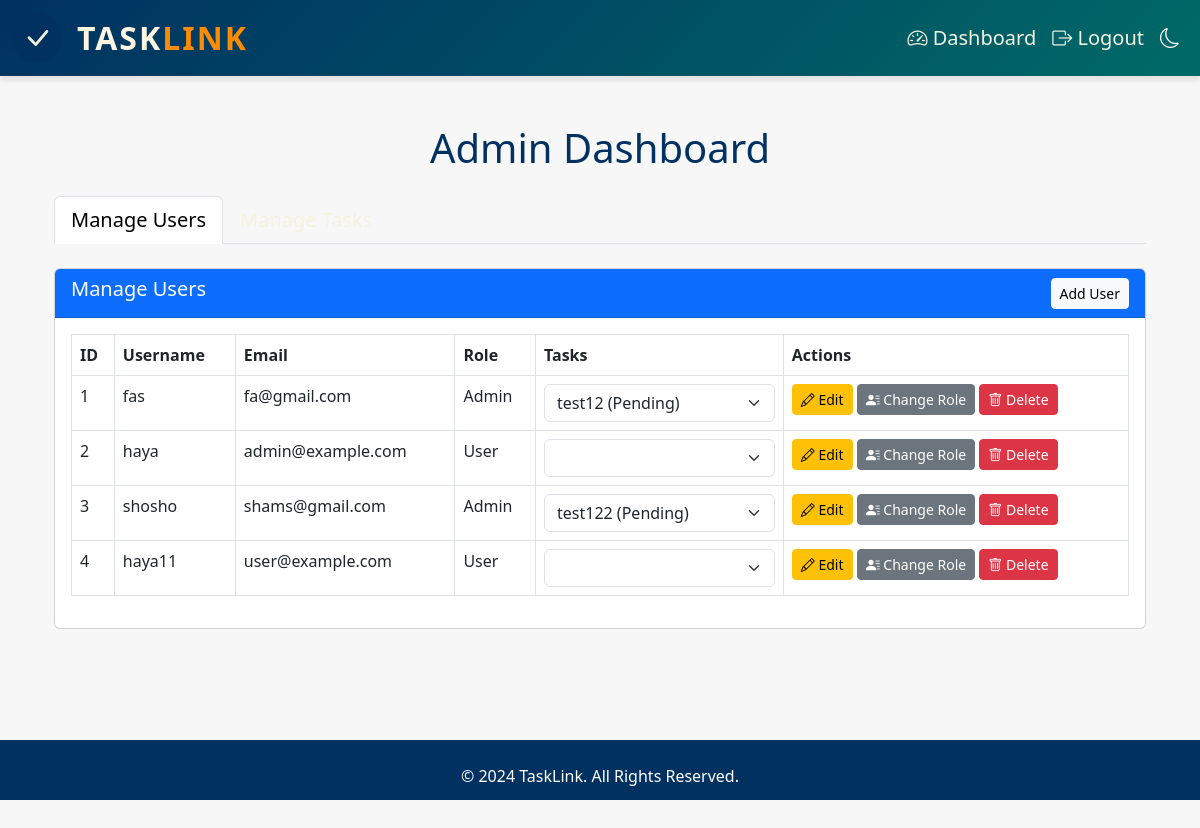
Page /admin_dashboard (signed in) on the committed database.
### tables this page shows
CREATE TABLE users (
        id INTEGER PRIMARY KEY AUTOINCREMENT,
        username TEXT UNIQUE NOT NULL,
        email TEXT UNIQUE NOT NULL,
        password TEXT NOT NULL,
        role TEXT DEFAULT 'User'
    );

### app.py (the view)
@app.route('/admin_dashboard')
def admin_dashboard():
    if 'user_id' not in session or session.get('role') != 'Admin':
        flash("Access denied.", "danger")
        return redirect(url_for('login'))
    conn = sqlite3.connect('database.db')
    conn.row_factory = sqlite3.Row  # تحويل النتائج إلى قواميس
    c = conn.cursor()
    c.execute("SELECT id, username, email, role FROM users")
    users = [dict(user) for user in c.fetchall()]
    c.execute("""
        SELECT tasks.id, tasks.task_name, tasks.status, tasks.progress,
               tasks.created_at, tasks.deadline, users.email AS assigned_to
        FROM tasks
        LEFT JOIN users ON tasks.assigned_to = users.id
    """)
    tasks = [dict(task) for task in c.fetchall()]
    conn.close()
    current_date = datetime.now().strftime('%Y-%m-%d')
    return render_template('admin_dashboard.html', users=users, tasks=tasks, current_date=current_date)

### templates/admin_dashboard.html (shortened to what this page needs)
{% extends "layout.html" %}
{% block content %}
<div class="container mt-4" style="flex: 1 0 auto;">
    <h1 class="text-center mb-4">Admin Dashboard</h1>
    <ul class="nav nav-tabs" id="adminTabs" role="tablist">
        <li class="nav-item" role="presentation">
            <button class="nav-link active" id="users-tab" data-bs-toggle="tab" data-bs-target="#users" type="button" role="tab" aria-controls="users" aria-selected="true">Manage Users</button>
        </li>
        <li class="nav-item" role="presentation">
            <button class="nav-link" id="tasks-tab" data-bs-toggle="tab" data-bs-target="#tasks" type="button" role="tab" aria-controls="tasks" aria-selected="false">Manage Tasks</button>
        </li>
    </ul>
    <div class="tab-content" id="adminTabsContent">
        <div class="tab-pane fade show active" id="users" role="tabpanel" aria-labelledby="users-tab">
            <div class="card mt-4">
                <div class="card-header bg-primary text-white d-flex justify-content-between align-items-center">
                    <h5>Manage Users</h5>
                    <button class="btn btn-light btn-sm" data-bs-toggle="modal" data-bs-target="#addUserModal">Add User</button>
                </div>
                <div class="card-body">
                    <table class="table table-bordered">
                        <thead>
                            <tr>
                                <th>ID</th>
                                <th>Username</th>
                                <th>Email</th>
                                <th>Role</th>
                                <th>Tasks</th>
                                <th>Actions</th>
                            </tr>
                        </thead>
                        <tbody>
                            {% for user in users %}
                            <tr>
                                <td>{{ user['id'] }}</td>
                                <td>{{ user['username'] }}</td>
                                <td>{{ user['email'] }}</td>
                                <td>{{ user['role'] }}</td>
                                <td>
                                    <select class="form-select">
                                        {% for task in tasks if task['assigned_to'] == user['email'] %}
                                            <option value="{{ task['id'] }}">{{ task['task_name'] }} ({{ task['status'] }})</option>
                                        {% else %}
                                            <option disabled>No tasks assigned</option>
                                        {% endfor %}
                                    </select>
                                </td>
                                <td>
                                    <button class="btn btn-warning btn-sm" data-bs-toggle="modal" data-bs-target="#editUserModal-{{ user['id'] }}">
                                        <i class="bi bi-pencil"></i> Edit
                                    </button>
                                    <button class="btn btn-secondary btn-sm" data-bs-toggle="modal" data-bs-target="#changeRoleModal-{{ user['id'] }}">
                                        <i class="bi bi-person-lines-fill"></i> Change Role
                                    </button>
                                    <form method="POST" action="{{ url_for('delete_user', user_id=user['id']) }}" style="display:inline;">
                                        <button class="btn btn-danger btn-sm" onclick="return confirm('Are you sure?')">
                                            <i class="bi bi-trash"></i> Delete
                                        </button>
                                    </form>
                                </td>
                            </tr>
                            {% endfor %}
                        </tbody>
                    </table>
                </div>
            </div>
        </div>
    </div>
</div>
{% endblock %}

### templates/layout.html (shortened to what this page needs)
<!DOCTYPE html>
<html lang="en">
<head>
    <link href="https://cdn.jsdelivr.net/npm/bootstrap@5.3.0/dist/css/bootstrap.min.css" rel="stylesheet">
    <link href="https://cdn.jsdelivr.net/npm/bootstrap-icons@1.10.5/font/bootstrap-icons.css" rel="stylesheet">
    <link rel="stylesheet" href="{{url_for('static', filename='style.css')}}">
</head>
<body style="display: flex; flex-direction: column; min-height: 100vh;">
    <nav class="navbar navbar-expand-lg navbar-light">
        <div class="container-fluid">
            <a class="navbar-brand" href="{{ url_for('index') }}">
                <div class="logo-container">
                    <div class="logo-icon">
                        <i class="bi bi-check-lg"></i>
                    </div>
                    <div class="logo-text">
                        Task<span>Link</span>
                    </div>
                </div>
            </a>
            <div class="collapse navbar-collapse justify-content-end" id="navbarNav">
                <ul class="navbar-nav">
                    {% if session.get('user_id') %}
                        <li class="nav-item">
                            <a class="nav-link" href="{{ url_for('dashboard') }}">
                                <i class="bi bi-speedometer2"></i> Dashboard
                            </a>
                        </li>
                        <li class="nav-item">
                            <a class="nav-link" href="{{ url_for('logout') }}">
                                <i class="bi bi-box-arrow-right"></i> Logout
                            </a>
                        </li>
                    {% endif %}
                    <li class="nav-item">
                        <button class="btn nav-link" id="theme-toggler" style="border: none; background: none;">
                            <i class="bi bi-moon" id="theme-icon" style="color: white;"></i>
                        </button>
                    </li>
                </ul>
            </div>
        </div>
    </nav>
    <div class="container mt-4" style="flex: 1 0 auto;">
        {% block content %}{% endblock %}
    </div>
    <footer class="text-center text-lg-start mt-4" style="flex-shrink: 0;">
        <div class="container p-4">
            <p class="text-center">&copy; 2024 TaskLink. All Rights Reserved.</p>
        </div>
    </footer>
</body>
</html>

### static/style.css (style rules this page uses)
body { font-family: system-ui, -apple-system, BlinkMacSystemFont; color: #003161; background-color: #F7F7F7; }
.navbar { background: linear-gradient(135deg, #003161, #006A67); color: #fff; box-shadow: 0 4px 6px rgba(0, 0, 0, 0.1); }
.navbar-brand { font-weight: bold; font-size: 1.8rem; }
.nav-link { color: #F3F3E0; transition: color 0.3s ease; font-size: 20px; }
footer { background-color: #003161; color: white; text-align: center; height: 60px; }
.logo-container { display: flex; align-items: center; }
.logo-icon { width: 50px; height: 50px; background-color: #003161; border-radius: 50%; display: flex; align-items: center; justify-content: center; margin-right: 15px; color: #F3F3E0; font-size: 30px; }
.logo-text { font-size: 2rem; font-weight: 600; color: #FFF5E0; letter-spacing: 2px; text-transform: uppercase; }
.logo-text span { color: #FF8C00; }

### rows in the picture
users: id "1", username "fas", email "fa@gmail.com", role "Admin"
users: id "2", username "haya", email "admin@example.com", role "User"
users: id "3", username "shosho", email "shams@gmail.com", role "Admin"
users: id "4", username "haya11", email "user@example.com", role "User"

### other values in the picture
form field value "test12 (Pending)"
form field value "test122 (Pending)"
